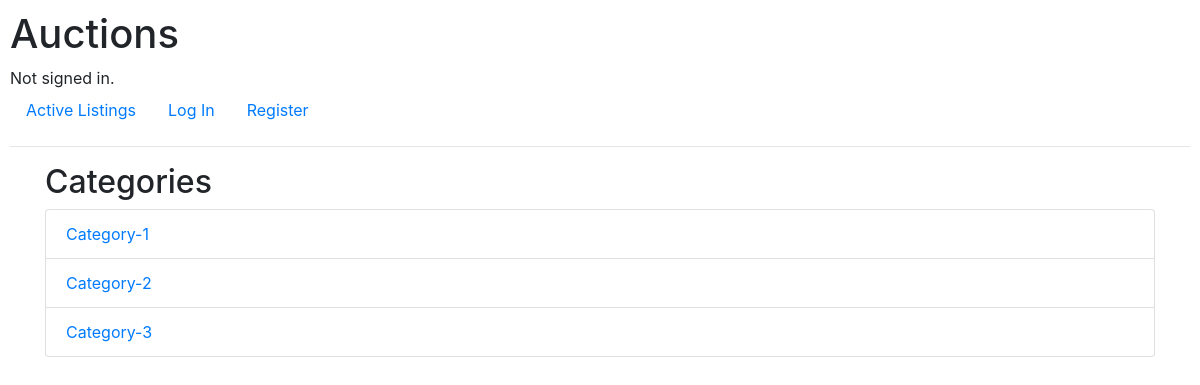
/categories, run on an earlier commit of the app's database.
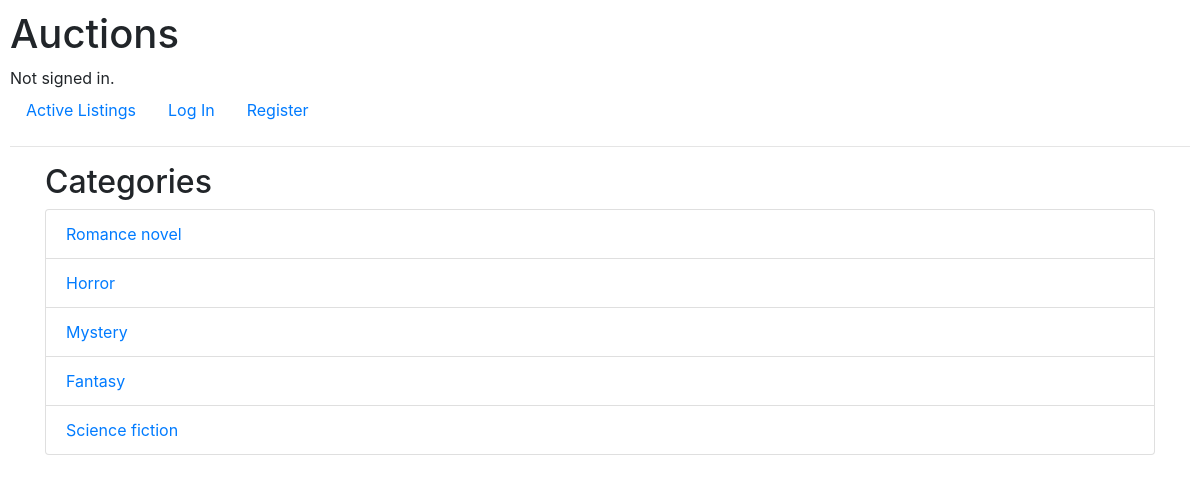
And on a later commit of the database.
### auctions/models.py (models this page shows, shortened)
class Category(models.Model):
    name = models.CharField(max_length=64, unique=True)

### auctions/views.py (the view)
# urls.py: path("categories", views.categories, name="categories"),
def categories(request):
    categories = Category.objects.all()
    return render(request, "auctions/categories.html", {"categories": categories})

### auctions/views.py (called while the page is built)
def datos_globales(request):
    count = 0
    if request.user.is_authenticated:
        watchlist_items = Watchlist.objects.filter(user=request.user)
        count = watchlist_items.count()
    return {
        'count_watch_list': count
    }

### auctions/templates/auctions/categories.html (shortened to what this page needs)
{% extends "auctions/layout.html" %}
{% block body %}
<div class="container">
    <h2>Categories</h2>
    <ul class="list-group">
        {% for category in categories %}
            <li class="list-group-item">
                <a href="{% url 'category_listings' category.name %}">{{ category.name }}</a>
            </li>
        {% endfor %}
    </ul>
  </div>
{% endblock %}

### auctions/templates/auctions/layout.html (shortened to what this page needs)
{% load static %}
<!DOCTYPE html>
<html lang="en">
  <head>
    <link
      rel="stylesheet"
      href="https://stackpath.bootstrapcdn.com/bootstrap/4.4.1/css/bootstrap.min.css"
    />
    <link href="{% static 'auctions/styles.css' %}" rel="stylesheet" />
  </head>
  <body>
    <h1>Auctions</h1>
    <div>
        {% if user.is_authenticated %}
          Signed in as <strong>{{ user.username }}</strong>.
        {% else %}
          Not signed in.
        {% endif %}
      </div>
      <ul class="nav">
        <li class="nav-item">
          <a class="nav-link" href="{% url 'index' %}">Active Listings</a>
        </li>
        {% if user.is_authenticated %}
          <li class="nav-item">
            <a class="nav-link" href="{% url 'categories' %}">Categories</a>
          </li>
          {% if count_watch_list > 0 %}
          <li class="nav-item">
            <a class="nav-link" href="{% url 'watchlist' %}">Watchlist <span class="text-white bg-secondary px-1 rounded">{{ count_watch_list }}</span></a>
          </li>
          {% else %}
          <li class="nav-item">
            <a class="nav-link" href="{% url 'watchlist' %}">Watchlist</a>
          </li>
          {% endif %}
          <li class="nav-item">
            <a class="nav-link" href="{% url 'create_listing' %}">Create Listing</a>
          </li>
          <li class="nav-item">
            <a class="nav-link" href="{% url 'close_listings' %}">Close Listings</a>
          </li>
          <li class="nav-item">
            <a class="nav-link" href="{% url 'logout' %}">Log Out</a>
          </li>
        {% else %}
          <li class="nav-item">
            <a class="nav-link" href="{% url 'login' %}">Log In</a>
          </li>
          <li class="nav-item">
            <a class="nav-link" href="{% url 'register' %}">Register</a>
          </li>
        {% endif %}
      </ul>
      <hr />
    {% block body %}
    {% endblock %}
  </body>
</html>

### auctions/static/auctions/styles.css (style rules this page uses)
body { padding: 10px; }

What changed in the data, as far as the page shows it:
removed Category: name "Category-1"
removed Category: name "Category-2"
removed Category: name "Category-3"
added Category: name "Romance novel"
added Category: name "Horror"
added Category: name "Mystery"
added Category: name "Fantasy"
added Category: name "Science fiction"
